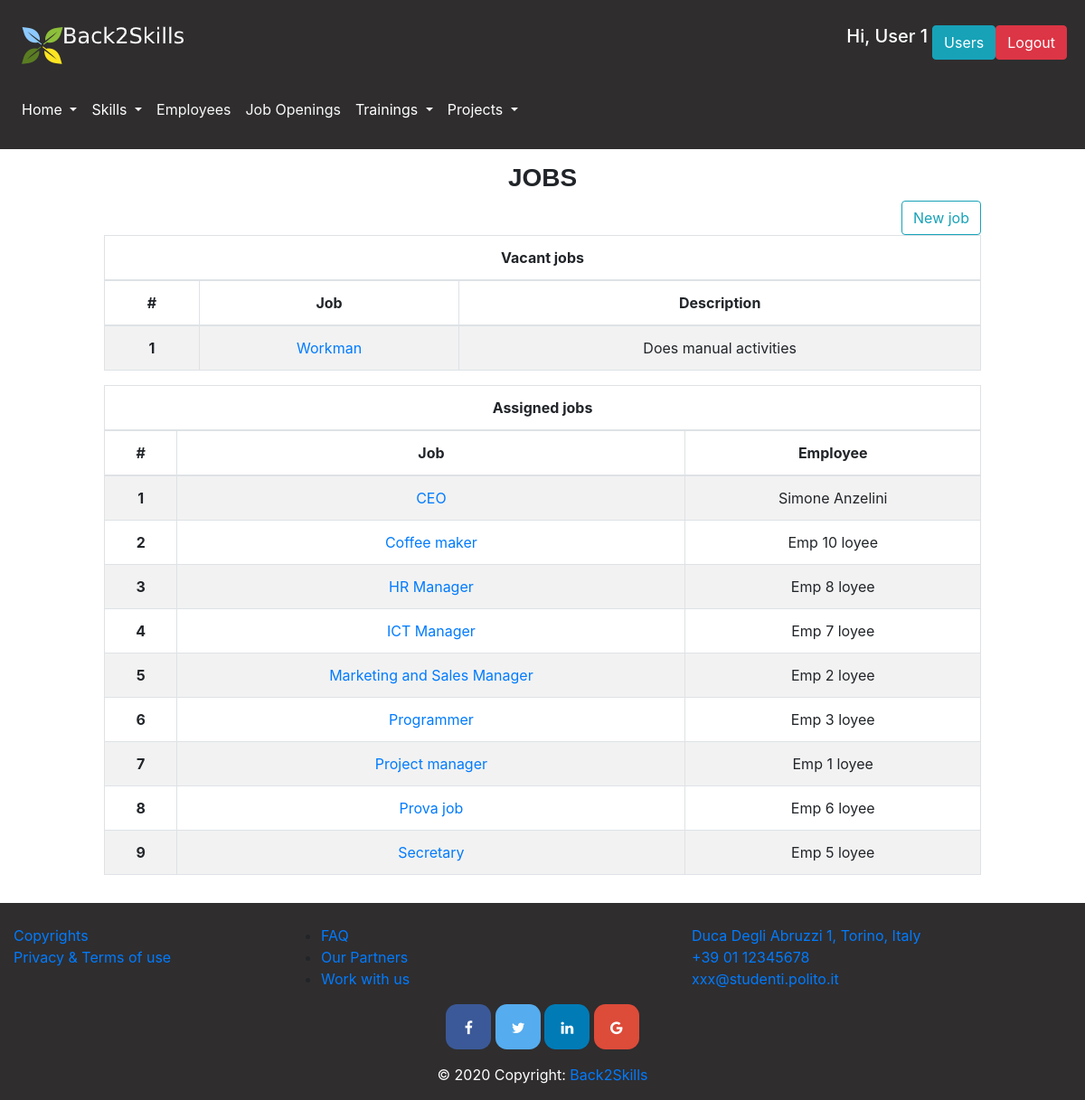
Screenshot of /jobs (signed in) with the database file from the repository.
### database.py (models this page shows, shortened)
class User(db.Model):
    __tablename__ = 'user'
    id = db.Column(db.Integer, primary_key=True)
    name = db.Column(db.String)
    surname = db.Column(db.String)
    email = db.Column(db.String, nullable=False, unique=True)
    password = db.Column(db.String, nullable=False)
    admin = db.Column(db.Boolean)
    project = db.Column(db.Integer, db.ForeignKey('project.id'))
    @property
    def is_authenticated(self):
        return True

class Role(db.Model):
    __tablename__ = 'role'
    id = db.Column(db.Integer, primary_key=True)
    name = db.Column(db.String)
    description = db.Column(db.String)
    employee = db.relationship("Employee")
    skill = db.relationship("Skill", secondary="role_skill")

class Employee(db.Model):
    __tablename__ = 'employee'
    id = db.Column(db.Integer, primary_key=True)
    photo = db.Column(db.String(100), nullable=False, default='')
    cv = db.Column(db.String) #eventually we can put a link to the Curriculum Vitae file
    name = db.Column(db.String)
    surname = db.Column(db.String)
    email = db.Column(db.String)
    telephone = db.Column(db.String)
    date_of_birth = db.Column(db.Date)
    date_of_assumption = db.Column(db.Date)
    living_place = db.Column(db.String)
    driving_licence = db.Column(db.Boolean) #I would say we only specify whether he/she has it or not, so true or false
    role = db.Column(db.Integer, db.ForeignKey('role.id'))
    skill = db.relationship("Skill", secondary="employee_skill")
    training = db.relationship("Training", secondary="employee_training")
    project_role = db.relationship("Project_Role")
    state_in_company = db.Column(db.String)
    education_level = db.Column(db.String)
    language_certificate = db.Column(db.String)

### app.py (the view, shortened to what this page needs)
@app.route('/jobs',methods=['POST'])
@app.route('/jobs')
@login_required
def jobs():
    soft_skill=get_soft_skills()
    hard_skill=get_hard_skills()
    job_skill=soft_skill+hard_skill
    roles=get_roles()
    employee_list=[]
    for role in roles:
        employee_list.append(get_employee_by_role(role.id))
    open=[]
    closed=[]
    for job in roles:
        if job.employee:
            closed.append(job)
        else:
             open.append(job)
    return render_template('jobs.html',softskill=soft_skill,hardskill=hard_skill,role=roles,open=open,closed=closed,employee=employee_list,job_skill=job_skill)

### app.py (called while the page is built)
@app.after_request
def add_header(r):
    r.headers["Cache-Control"] = "no-cache, no-store, must-revalidate"
    r.headers["Pragma"] = "no-cache"
    r.headers["Expires"] = "0"
    r.headers['Cache-Control'] = 'public, max-age=0'
    return r

@login_manager.user_loader
def load_user(user_id):
    return get_user_by_id(user_id)

### database.py (called while the page is built)
def get_employee_by_role(role_id):
    empl=Employee.query.filter(Employee.role==role_id).first()
    return empl

def get_user_by_id(user_id):
    return User.query.filter(User.id==user_id).first()

def get_soft_skills():
    ss=Skill.query.filter(or_(Skill.type=="soft",Skill.type=="Soft")).all()
    ss.sort(key=lambda x: x.name)
    return ss

def get_hard_skills():
    hs=Skill.query.filter(or_(Skill.type=="hard", Skill.type=="Hard")).all()
    hs.sort(key=lambda x: x.name)
    return hs

def get_roles():
    roles=Role.query.all()
    roles.sort(key=lambda x: x.name)
    return roles

### templates/jobs.html (shortened to what this page needs)
{% extends "layout.html" %}
{% block pageContent %}
    <h3 class="section-title">Jobs </h3>
    <div class="row">
        <div class="col-md-1"></div>
        <div class="col-md-10">
            {% if current_user.is_authenticated and current_user.admin %}
                <button type="button" class="btn btn-outline-info float-right" data-toggle="modal" data-target="#newJobModal">
                    New job
                </button>
            {% endif %}
            <br/>
            <div class="table-responsive">
                <table class="table table-hover table-bordered table-striped text-center">
                    <thead>
                    <tr>
                        <th colspan="3">Vacant jobs</th>
                    </tr>
                    <tr>
                        <th>#</th>
                        <th>Job</th>
                        <th>Description</th>
                    </tr>
                    </thead>
                    <tbody>
                    {% for role in open %}
                        <tr>
                            <th scope="row">{{ loop.index }}</th>
                            <td><a href="/job/{{ role.id }}"> {{ role.name }} </a></td>
                            <td>{{ role.description}}</td>
                        </tr>
                    {% endfor %}
                    </tbody>
                </table>
                <table class="table table-hover table-bordered table-striped text-center">
                    <thead>
                    <tr>
                        <th colspan="3">Assigned jobs</th>
                    </tr>
                    <tr>
                        <th>#</th>
                        <th>Job</th>
                        <th>Employee</th>
                    </tr>
                    </thead>
                    <tbody>
                    {% for role in closed %}
                        <tr>
                            <th scope="row">{{ loop.index }}</th>
                            <td><a href="/job/{{ role.id }}"> {{ role.name }} </a></td>
                            <td>
                                {% for empl in employee %}
                                    {% if empl.role==role.id %}
                                        {{empl.name}} {{ empl.surname }}
                                    {% endif %}
                                {% endfor %}
                            </td>
                        </tr>
                    {% endfor %}
                    </tbody>
                </table>
            </div>
        </div>
        <div class="col-md-1"></div>
    </div>
{% endblock %}

### templates/layout.html (shortened to what this page needs)
<!DOCTYPE html>
<html lang="en">
<head>
    <link rel="stylesheet" href="{{ url_for('static',filename='css/bootstrap.css') }}" >
    <link rel="stylesheet" href="{{ url_for('static',filename='css/bootstrap-override.css') }}" >
</head>
<body>
<header>
    <nav class="navbar navbar-expand-lg navbar-light light-dark" id="loginNavbar">
        <a class="navbar-brand" href="/home"><img src="/static/images/Logosmallwhite.png" alt=""></a>
        {% if current_user.is_authenticated%}
            <div class="btn-group ml-auto mr-1">
                <h5 style="color: white; margin-right: 5px;">Hi, {{ current_user.name }}</h5>
                {% if current_user.admin %}
                    <a href="/users"><button class="btn btn-info">Users</button></a>
                {% else %}
                    {% if current_user.project %}
                        <a href="/project/{{ current_user.project }}"><button class="btn btn-info">Your project</button></a>
                    {% endif %}
                {% endif %}
                <form action="/logout" method="POST">
                    <button type="submit" class="btn btn-danger">Logout</button>
                </form>
            </div>
        {% else %}
            <a href="/login" class="btn btn-info ml-auto mr-1" role="button">Login</a>
        {% endif %}
    </nav>
    <nav class="navbar navbar-expand-lg navbar-light text-white light-dark" id="menuNavbar">
        <div class="collapse navbar-collapse" id="navbarSupportedContent">
            <ul class="navbar-nav mr-auto">
                <li class="nav-item dropdown ">
                    <a class="nav-link dropdown-toggle text-white" href="#" id="homepageDropdown" role="button" data-toggle="dropdown" aria-haspopup="true" aria-expanded="false">
                        Home
                    </a>
                </li>
                <li class="nav-item dropdown">
                    <a class="nav-link dropdown-toggle text-white" href="/skills" id="skillsDropdown" role="button" data-toggle="dropdown" aria-haspopup="true" aria-expanded="false">
                        Skills
                    </a>
                </li>
                <li class="nav-item">
                    <a class="nav-link" href="/employees" id="employeesButton" role="button" aria-haspopup="true" aria-expanded="false" >
                        <p class="text-light"> Employees</p>
                    </a>
                </li>
                <li class="nav-item">
                    <a class="nav-link" href="/jobs" id="jobsButton" role="button" aria-haspopup="true" aria-expanded="false">
                        <p class="text-light">Job Openings</p>
                    </a>
                </li>
                <li class="nav-item dropdown">
                    <a class="nav-link dropdown-toggle text-white" href="#" id="trainingsDropdown" role="button" data-toggle="dropdown" aria-haspopup="true" aria-expanded="false">
                        Trainings
                    </a>
                </li>
                <li class="nav-item dropdown">
                    <a class="nav-link dropdown-toggle text-white" href="#" id="projectsDropdown" role="button" data-toggle="dropdown" aria-haspopup="true" aria-expanded="false">
                        Projects
                    </a>
                </li>
            </ul>
        </div>
    </nav>
</header>
<main role="main" id="main-container">
    {% block pageContent %}
    {% endblock %}
</main>
<footer class="page-footer font-small light-dark pt-4">
    <div class="container-fluid text-center text-md-left">
        <div class="row">
            <div class="col-md-3 mb-md-0 mb-3">
                <ul class="list-unstyled">
                    <li>
                        <a href="#">Copyrights</a>
                    </li>
                    <li>
                        <a href="#">Privacy & Terms of use</a>
                    </li>
                </ul>
            </div>
            <div class="col-md-3 mb-md-0 mb-3">
                <ul>
                    <li>
                        <a href="/faq" role="button">FAQ</a>
                    </li>
                    <li>
                        <a href="#">Our Partners</a>
                    </li>
                    <li>
                        <a href="#">Work with us</a>
                    </li>
                </ul>
            </div>
            <div class="col-md-3 mx-auto">
                <ul class="list-unstyled">
                    <li>
                        <a href="#!">Duca Degli Abruzzi 1, Torino, Italy</a>
                    </li>
                    <li>
                        <a href="#!">+39 01 12345678</a>
                    </li>
                    <li>
                        <a href="#!">xxx@studenti.polito.it</a>
                    </li>
                </ul>
            </div>
        </div>
    </div>
    <div class="container">
        <div class="mx-auto" style="width: 400px;">
            <link rel="stylesheet" href="https://cdnjs.cloudflare.com/ajax/libs/font-awesome/4.7.0/css/font-awesome.min.css">
            <div class=" text-center">
                <a href="#" class="fa fa-facebook" style="font-size: medium"></a>
                <a href="#" class="fa fa-twitter" style="font-size: medium"></a>
                <a href="#" class="fa fa-linkedin" style="font-size: medium"></a>
                <a href="#" class="fa fa-google" style="font-size: medium"></a>
            </div>
        </div>
    </div>
    <div class="footer-copyright text-white text-center py-3">© 2020 Copyright:
        <a href=""> Back2Skills</a>
    </div>
</footer>
</body>
</html>

### rows the page displays
User: name "User 1"
Role: name "Workman", description "Does manual activities"
Role: name "CEO"
Employee: name "Simone", surname "Anzelini"
Role: name "Coffee maker"
Employee: name "Emp 10", surname "loyee"
Role: name "HR Manager"
Employee: name "Emp 8", surname "loyee"
Role: name "ICT Manager"
Employee: name "Emp 7", surname "loyee"
Role: name "Marketing and Sales Manager"
Employee: name "Emp 2", surname "loyee"
Role: name "Programmer"
Employee: name "Emp 3", surname "loyee"
Role: name "Project manager"
Employee: name "Emp 1", surname "loyee"
Role: name "Prova job"
Employee: name "Emp 6", surname "loyee"
Role: name "Secretary"
Employee: name "Emp 5", surname "loyee"
